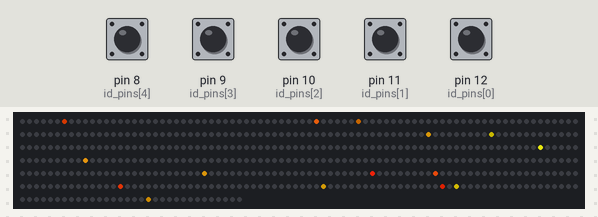
A sketch run on a simulated Arduino Uno, built with avr-gcc and run on an emulated ATmega328P. Shown: 512 RGB LEDs in strip order, left to right, continuing on the next row. Inputs (shaded band) come from the test bench; at power-on: pin 8 (id_pins[4]), pin 9 (id_pins[3]), pin 10 (id_pins[2]), pin 11 (id_pins[1]), pin 12 (id_pins[0]) HIGH. Dim RGB values are drawn brighter than linear; random numbers use the default seed unless the sketch sets one; what the sketch prints to the serial monitor is not drawn.

Above: at 9.22 s.
At 17.51 s:
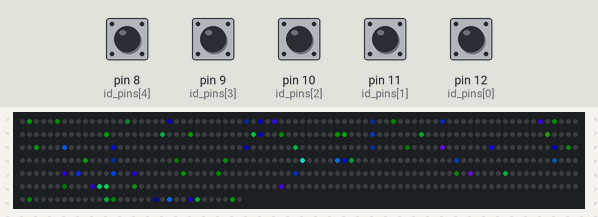
At 20.89 s:
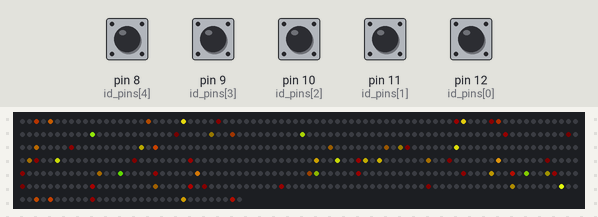
At 26.42 s:
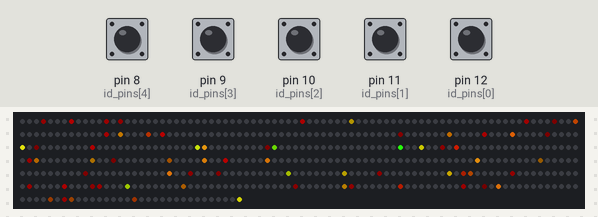
At 28.26 s:
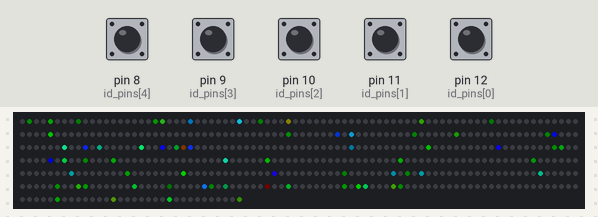
At 34.41 s:
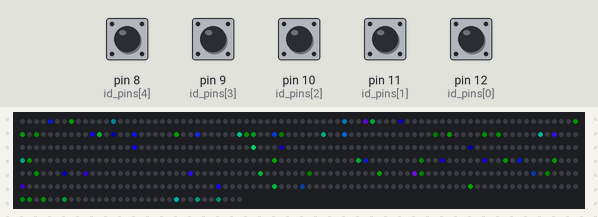

The sketch:

hyperbands.ino
```cpp
#include "FastLED.h"

#define SERIAL_BAUD 1000000
#define BOARD_READY 0xFF
#define ACTIVE_WAIT 65536
#define IDLE_WAIT 20
#define NUM_LEDS 512
#define LED_PIN 4

const byte id_pins[] = { 12, 11, 10, 9, 8 };

CRGB leds[NUM_LEDS];
int ll;

byte get_board_no() {
    byte i, s = 0;
    for (i = 0; i < sizeof(id_pins); ++i) {
        pinMode(id_pins[i], INPUT_PULLUP);
        s += ( ! digitalRead(id_pins[i]) ) << ( i + 1 );
    }
    return s;
}

void setup() {
    Serial.begin(SERIAL_BAUD);
    Serial.write(get_board_no());

    FastLED.addLeds<UCS1903B, LED_PIN>(leds, NUM_LEDS);
    union { char b[2]; unsigned int i; } data;
    unsigned int i, j;
    CRGB col;

    i = 0;
    while ( Serial.available() < 2 && i < IDLE_WAIT ) {
        ++i;
        delay(1);
    }

    if ( i < IDLE_WAIT ) {
        Serial.readBytes(data.b, 2);
        ll = data.i * 3;
    } else {
        ll = 0;
    }

    for (i = 0; i < 5; ++i) {
        switch (i) {
            case 1: col = CRGB(100, 0, 0); break;
            case 2: col = CRGB(0, 100, 0); break;
            case 3: col = CRGB(0, 0, 100); break;
            default: col = CRGB::Black;
        }
        for (j = 0; j < NUM_LEDS; ++j) {
            leds[j] = col;
            if ( j % 6 == 0 ) {
                FastLED.show();
            }
        }
    }

    FastLED.show();
    delay(10);
}

void loop()
{
    static int i;
    static int rb;
    static uint8_t gHue = 0;

    Serial.write(BOARD_READY);

    rb = 0;
    i = 0;
    while ( rb < ll && i < ACTIVE_WAIT ) {
        if ( Serial.available() ) {
            rb += Serial.readBytes((char*)leds + rb, ll - rb);
        }
        ++i;
    }

    if ( ll == 0 || i >= ACTIVE_WAIT ) {
        fadeToBlackBy(leds, NUM_LEDS, 10);
        int pos = random16(NUM_LEDS);
        leds[pos] += CHSV(gHue + random8(64), 200, 255);
    }

    FastLED.show();

    EVERY_N_MILLISECONDS( 20 ) { ++gHue; }
}
```
